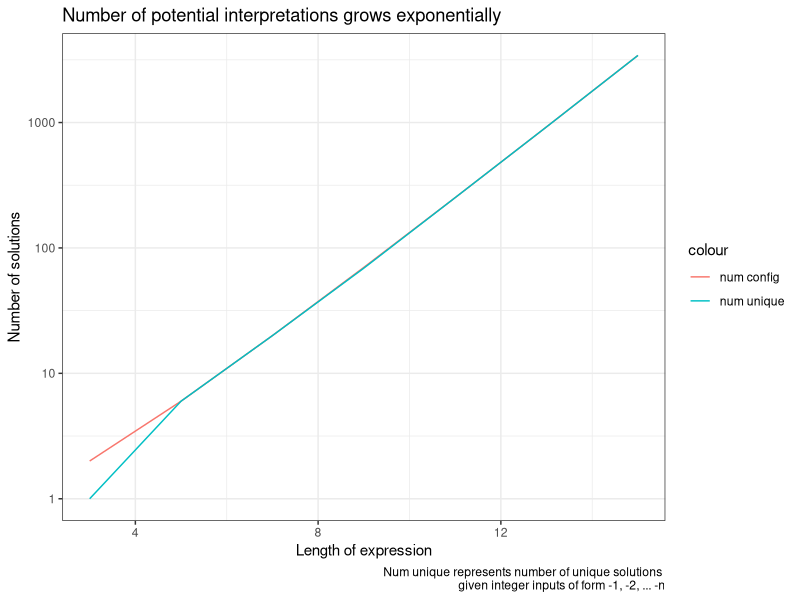

This chart was generated by the following R code:
## ---- chunk 1
knitr::opts_chunk$set(echo = FALSE, warning = FALSE, message = FALSE)

suppressMessages(library(tidyverse))
suppressMessages(library(lubridate))
## ---- chunk 2
tibble(
  dates = seq.Date(from = ymd(20200207),
                   to = ymd(21000101),
                   by = "days") %>% format.Date("%m%d%Y")
  ) %>% 
  mutate(dates_rev = stringi::stri_reverse(dates)) %>% 
  filter(dates == dates_rev) %>% 
  knitr::kable()
## ---- chunk 3
create_solve_expr_df <- function(x = -1:-7, out_nofilt = FALSE, out_nconfigs = FALSE){
  
  start_data <- tibble(index = seq_len(length(x) - 1), x = x[-1])
  
  comb_all <- combn(seq_len(length(x) - 1), (length(x) - 1) / 2) %>%
    as_tibble()

  tibble_string <- function(df, x_one = x[1]){
    
    df %>%
      transpose() %>%
      unlist() %>%
      stringr::str_flatten() %>%
      c("(|", x_one, ., "|)") %>%
      stringr::str_flatten()
  }
  
  df_express <- comb_all %>%
    # map(~tibble(index = .x, index_dup = .x, char = "*(|")) %>%
    map(~tibble(index = .x, index_dup = .x, char = "(|")) %>%
    map(right_join, y = start_data, by = "index") %>%
    map(~mutate(.x, char = ifelse(is.na(char), "|)", char))) %>%
    map(~mutate(.x, index_dup_inv = ifelse(is.na(index_dup), index, NA))) %>%
    tibble(data = .) %>%
    # mutate(remove = map_lgl(data, ~check_all(.x$index_dup, exclude))) %>%
    mutate(equation = map(data, ~select(.x, char, x))) %>%
    mutate(equation = map_chr(equation, tibble_string))
  
  num_rows_max <- nrow(df_express)
  
  df_express <- df_express %>%
    mutate(equation_prepped = str_replace_all(equation, "\\(\\|", "*abs\\(") %>%
             str_replace_all("\\|\\)", "\\)") %>% str_sub(2)) %>%
    mutate(val = map(equation_prepped, safely(~parse(text = .x)))) %>%
    mutate(noerror = map(val, "error") %>% map_lgl(is.null)) 
  
  if(out_nofilt) return(df_express)
  
  df_express <- df_express %>%
    filter(noerror) %>%
    mutate(result = map(val, "result"),
           evaluated = map_dbl(result, eval))
  
  if(out_nconfigs) return(list(n_configs = nrow(df_express), n_unique = length(unique(df_express$evaluated))))
  df_express
}
## ---- chunk 4
create_solve_expr_df(-1:-5, out_nofilt = TRUE) %>% 
  filter(noerror == FALSE) %>%
  pluck("equation") %>% 
  str_view_all("\\)|\\(") 
## ---- chunk 5
solution_9 <- create_solve_expr_df(-1:-9)
## ---- chunk 6
solution_9 %>% 
  slice(1:2) %>% 
  pluck("equation") %>% 
  c(., "...") %>% 
  str_view_all("\\)|\\(")
## ---- chunk 7
solution_9 %>% 
  slice(1:2) %>% 
  pluck("equation_prepped") %>% 
  c(., "...") %>% 
  str_view_all("\\)|\\(")
## ---- chunk 8
solution_9 %>% 
  nrow()
## ---- chunk 9
solution_9 %>% 
  distinct(evaluated) %>% 
  nrow()
## ---- chunk 10
set.seed(123)
solution_rand9 <- create_solve_expr_df(-runif(9))

solution_rand9 %>% 
  nrow()
## ---- chunk 11
solution_rand9 %>% 
  distinct(evaluated) %>% 
  nrow()
## ---- chunk 12
num_solutions <- tibble(start = -1L, end = seq.int(-3L, -15L, by = -2L)) %>% 
  mutate(vec = map2(start, end, ~.x:.y),
         num_solutions = map(vec, create_solve_expr_df, out_nconfigs = TRUE)) %>% 
  unnest_wider(num_solutions)
## ---- chunk 13
num_solutions %>% 
  ggplot(aes(x = abs(end)))+
  geom_line(aes(y = n_configs, colour = "num config"))+
  geom_line(aes(y = n_unique, colour = "num unique"))+
  labs(title = "Number of potential interpretations grows exponentially", 
       x = "Length of expression",
       y = "Number of solutions",
       caption = "Num unique represents number of unique solutions \ngiven integer inputs of form -1, -2, ... -n")+
  theme_bw()+
  scale_y_log10()
## ---- chunk 14
library(combinat)
library(tidyverse)

x <- -1:-9
index_paren <- tibble(index_LR = 1:8)

combn(seq_len(length(x) - 1), (length(x) - 1) / 2, simplify = FALSE) %>% 
  tibble(comb = .) %>% 
  mutate(comb_num = row_number(),
         data = map(comb, ~tibble(index_LR = .x, paren_index_LR = 1)),
         # LR is here to indicate that we are going from left to right, hence
         # index_LR represents the standard left to right counting of the index
         data = map(data, right_join, y = index_paren, by = "index_LR"),
         # left parentheses are 1, right parentheses are -1 
         # paren_index_LR means going from from left to right
         data = map(data, ~mutate(.x, paren_index_LR = ifelse(is.na(paren_index_LR), -1, paren_index_LR))),
         # paren_index_RL means counting parentheses from left to right
         data = map(data, ~mutate(.x, paren_index_RL = rev(paren_index_LR)))) %>%
  select(-comb) %>% 
  unnest(data) %>% 
  group_by(comb_num) %>% 
  mutate(left_agg = 1 + cumsum(paren_index_LR),
         right_agg = -1 + cumsum(paren_index_RL)) %>% 
  summarise(left_good = all(left_agg >= 0),
            right_good = all(right_agg <= 0)) %>% 
  summarise(num_possible_combinations = sum(left_good & right_good))
